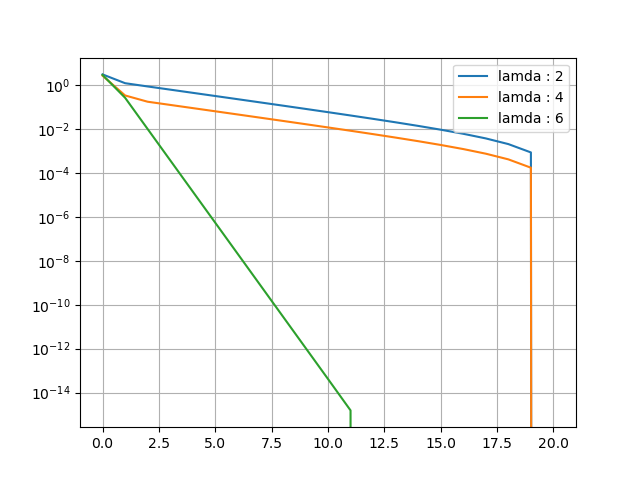

The script that saved this image:
import numpy as np
import matplotlib.pyplot as plt

def f(w,A,u):
    return np.dot(np.dot((w-u).T , A), (w-u))

def grad(w,A,u):
    return np.dot((A + A.T),(w-u))

def soft_threashold(u, lam):
    return np.sign(u) * np.maximum(np.abs(u) - lam, 0.0)

w0 = np.array([3,-1])
A = np.array([[3,0.5],[0.5,1]])
u = np.array([1,2])
step =  1 / max(np.linalg.eig(2*A)[0])
epochNum = 20

resultW = [[w0] for i in range(3)]
for i,lam in enumerate([2,4,6]):
    print("lamda : {}".format(lam))
    w = np.copy(w0)
    print(f(w,A,u))
    for epoch in range(epochNum):
        w = soft_threashold(w - np.dot(step,grad(w,A,u)) , step*lam)
        print(w.shape)
        resultW[i].append(w)
        print(f(w,A,u))
for i in range(3):
    print(resultW[i][-1])
    for j in range(len(resultW[i])):
        resultW[i][j] = np.linalg.norm(resultW[i][j]-resultW[i][-1],ord=2)


fig = plt.figure()
epoch = [ i for i in range(epochNum+1)]
print((resultW[2]-resultW[2][-1]).shape)
plt.plot(epoch, resultW[0] , label = "lamda : 2" )
plt.plot(epoch, resultW[1] , label = "lamda : 4" )
plt.plot(epoch, resultW[2] , label = "lamda : 6" )
ax = plt.gca()
ax.set_yscale('log')
plt.legend()
plt.grid()
fig.savefig("problem2.png")